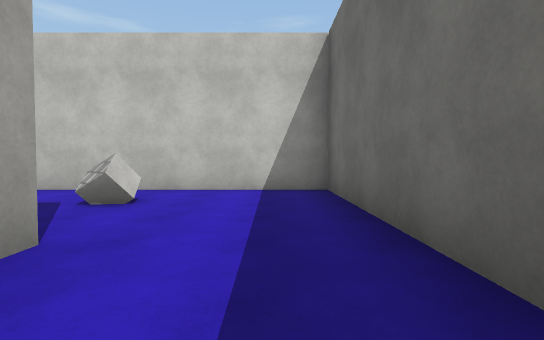
View 1 (above)

20 first-person views from a walk through a 3-D level made in the Unity game engine. The camera is 1.2 m above the floor, tilts 2° down and sees 80° across. The floor is counted in squares, 2 m on a side. Each view is taken from the middle of a square. On the plan, view 1 faces up. The plan holds only what a view shows up to about 10 squares ahead; the rest is blank. The player character is not drawn. Surface patterns are stand-ins for the level's own textures.

View 2
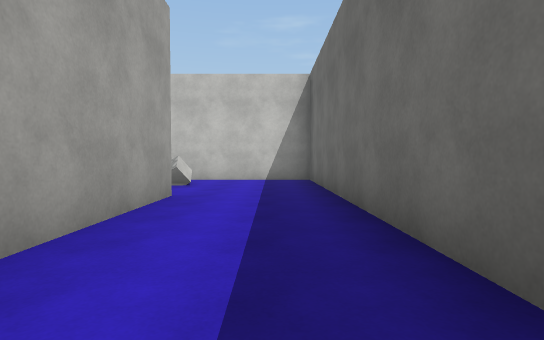

View 3
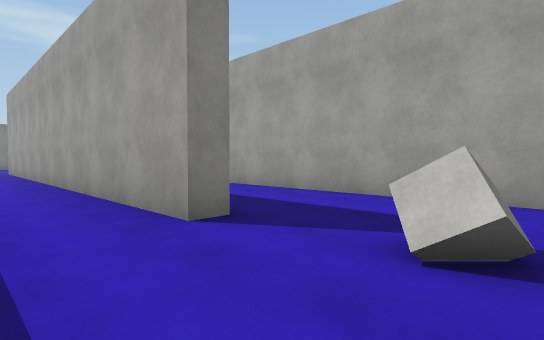

View 4
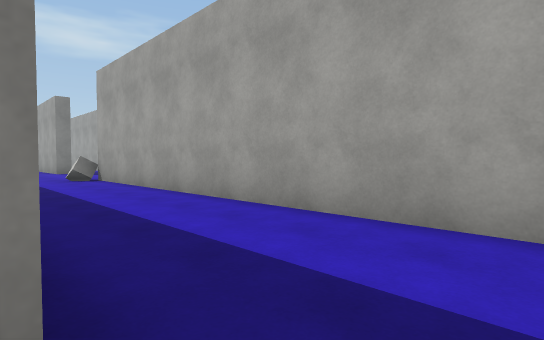

View 5
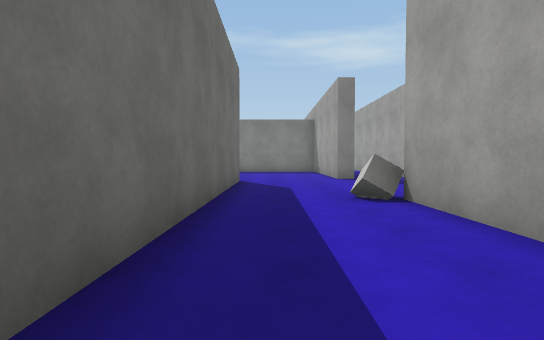

View 6
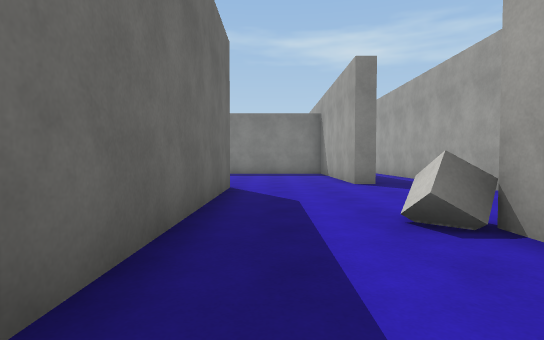

View 7
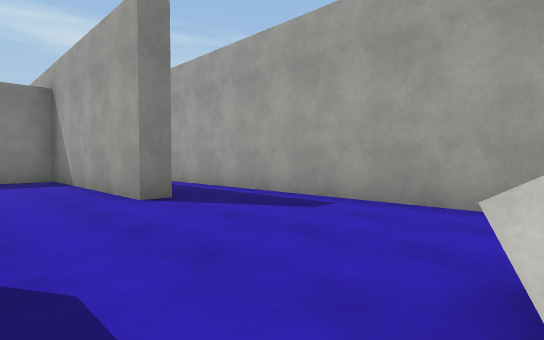

View 8
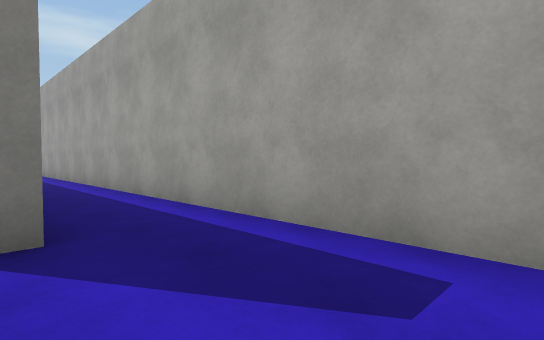

View 9
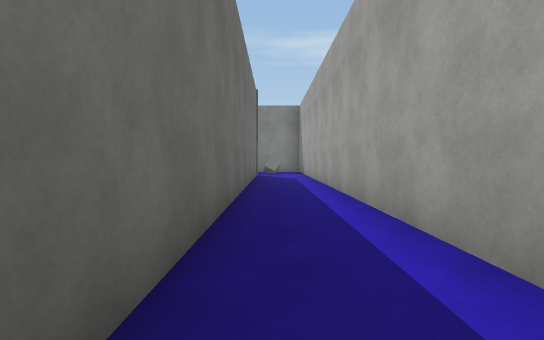

View 10
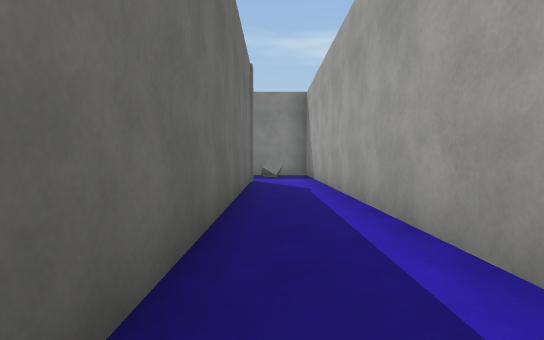

View 11
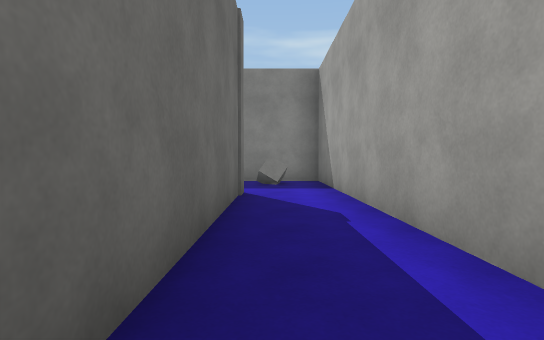

View 12
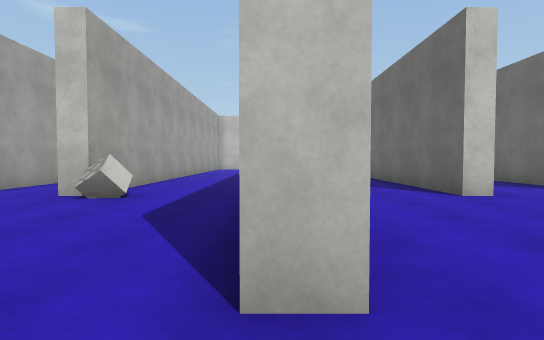

View 13
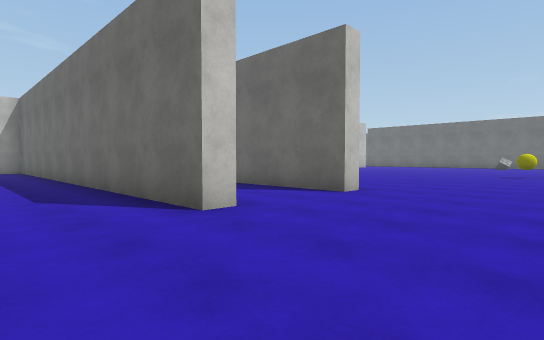

View 14
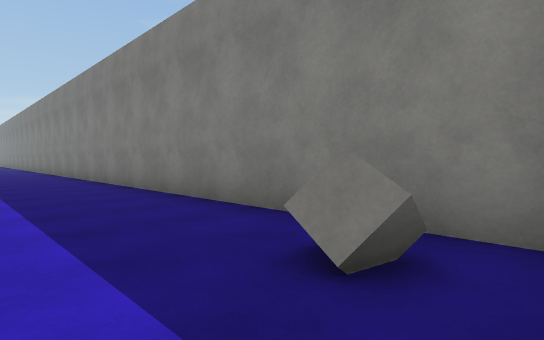

View 15
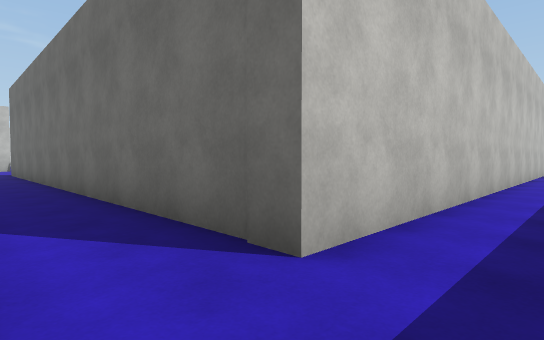

View 16
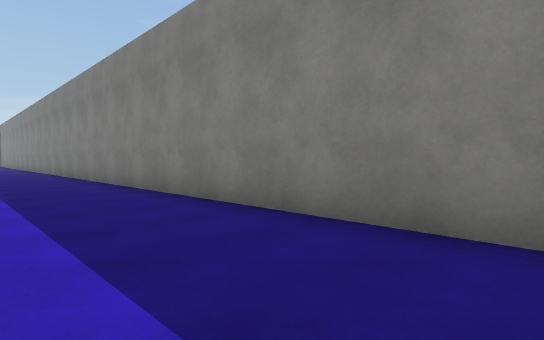

View 17
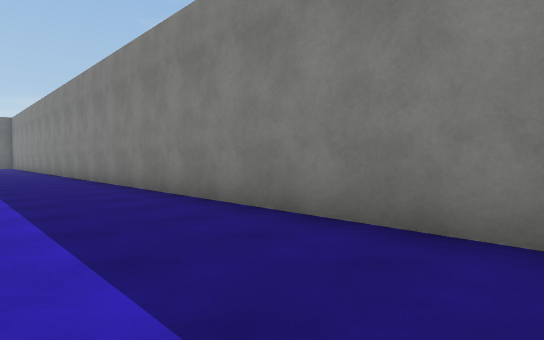

View 18
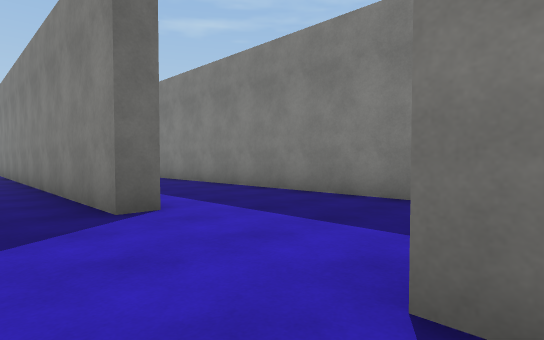

View 19
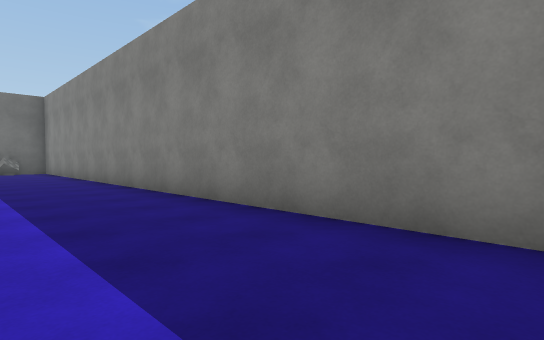

View 20
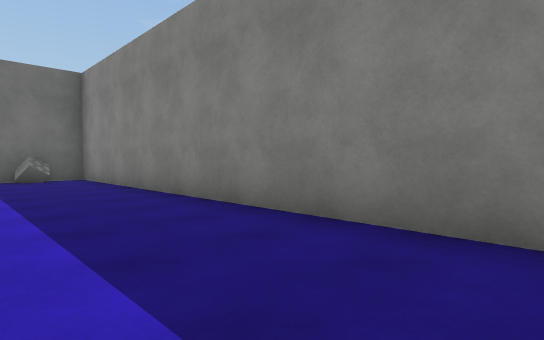

### Floor plan
Points are (right, up) in squares from view 1. A wall is a line through its corners. A room is listed if a view was taken in it or the views show most of it. See-through windows are left out.
Room 1 (views 1, 2, 3, 4, 5, 6, 7)
walls: (-2.2, 2.2) (-1.6, 2.2) (-1.6, -7.6); (-5, 4.6) (-5, -6.8); (-2.1, -7.4) (-2.1, -3); (1.1, -6.8) (1.1, 6.2) (-4.6, 6.2)
ways out: opening at (-3.5, -6.5) to room 2; opening at (-0.5, -6.5) to room 3
objects: cube (-2, 4)
Room 2 (views 8, 9, 10, 11, 14)
walls: (-5.5, -11.6) (-5, -11.6) (-5, -12.6); (-2.1, -10.8) (-2.1, -7.4); (-7.3, -7.2) (-7.3, -25.4); (-5, -6.8) (-5.5, -6.8); (-5.5, -24.8) (-5.5, -13.4)
ways out: opening at (-3.5, -6.5) to room 1; opening at (-6.5, -6.5) to room 3; opening at (-3.3, -12) to room 3; opening at (-6.5, -24.5) to room 4
objects: cube (-5, -7)
Room 3 (views 12, 13, 18)
walls: (4.6, -6.8) (4.1, -6.8) (4.1, -3.1); (1.6, -6.8) (1.1, -6.8); (-1.5, -10.8) (-2.1, -10.8); (12.6, -24.3) (21.9, -24.3); (9, -24.3) (9.5, -24.3); (-5, -12.6) (-5, -16.9) (-3.8, -16.9); (-7.3, -4) (-7.3, -5.8)
ways out: opening at (-0.5, -6.5) to room 1; opening at (-6.5, -6.5) to room 2; opening at (-3.3, -12) to room 2; opening at (9.5, -22.5) to room 4; opening at (13.5, -22.5) to room 4
objects: yellow ball (11, -8)
Room 4 (views 15, 16, 17, 19, 20)
walls: (12.6, -24.8) (12.6, -24.3); (6, -24.8) (-5.5, -24.8); (-7.3, -25.4) (-7.3, -27.7) (29.2, -27.7) (29.2, -25.9)
ways out: opening at (-6.5, -24.5) to room 2; opening at (9.5, -22.5) to room 3; opening at (13.5, -22.5) to room 3
objects: cube (-6, -27); cube (29, -26)

Where each view was taken, in squares from view 1:
view 1: 0 up, 0 right, facing up
view 2: 3 down, 0 right, facing up
view 3: 5 up, 0 right, facing down-left
view 4: 3 up, 2 left, facing down-left
view 5: 2 down, 3 left, facing down
view 6: 4 down, 3 left, facing down
view 7: 7 down, 3 left, facing down-left
view 8: 9 down, 5 left, facing down-left
view 9: 13 down, 6 left, facing down
view 10: 16 down, 6 left, facing down
view 11: 19 down, 6 left, facing down
view 12: 12 down, 2 left, facing up
view 13: 10 down, 1 left, facing up-right
view 14: 25 down, 7 left, facing down-right
view 15: 26 down, 7 left, facing up-right
view 16: 25 down, 1 left, facing down-right
view 17: 25 down, 5 right, facing down-right
view 18: 23 down, 9 right, facing down-right
view 19: 25 down, 14 right, facing down-right
view 20: 25 down, 19 right, facing down-right
